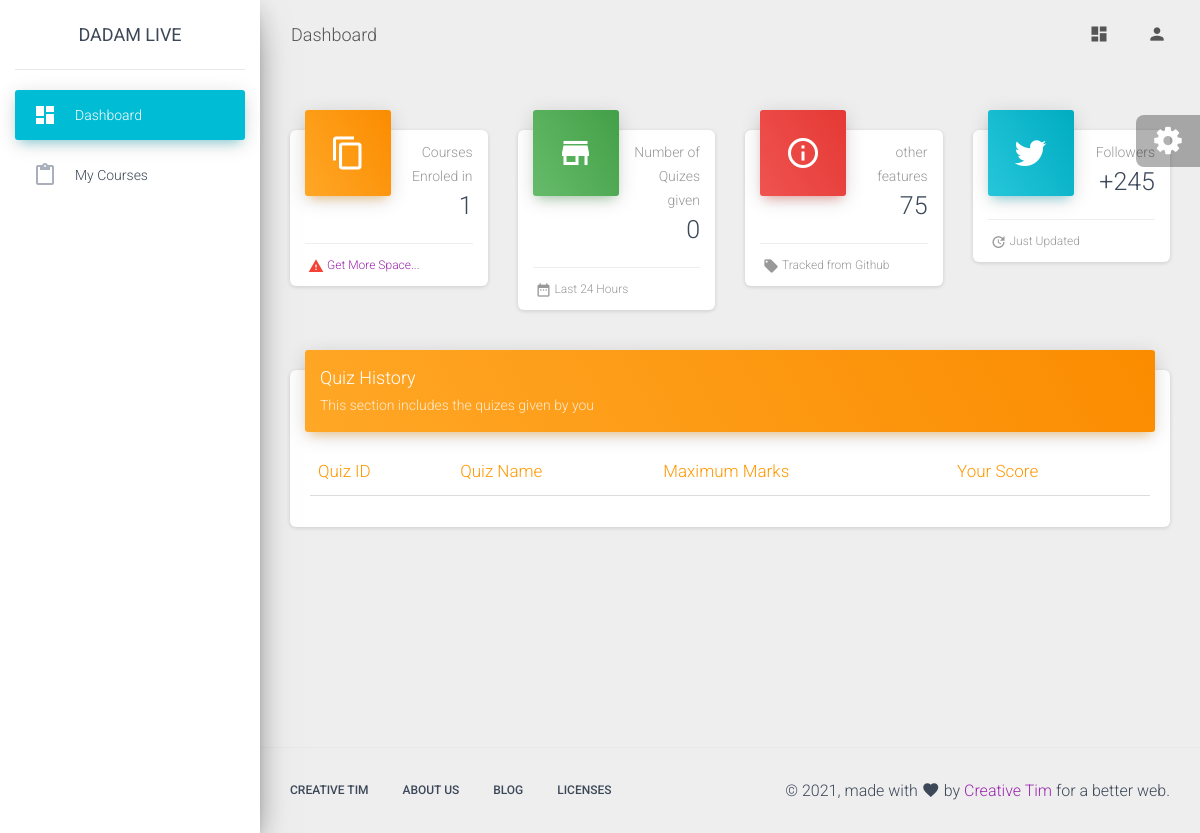
/dashboard/student/ (signed in), run on an earlier commit of the app's database.
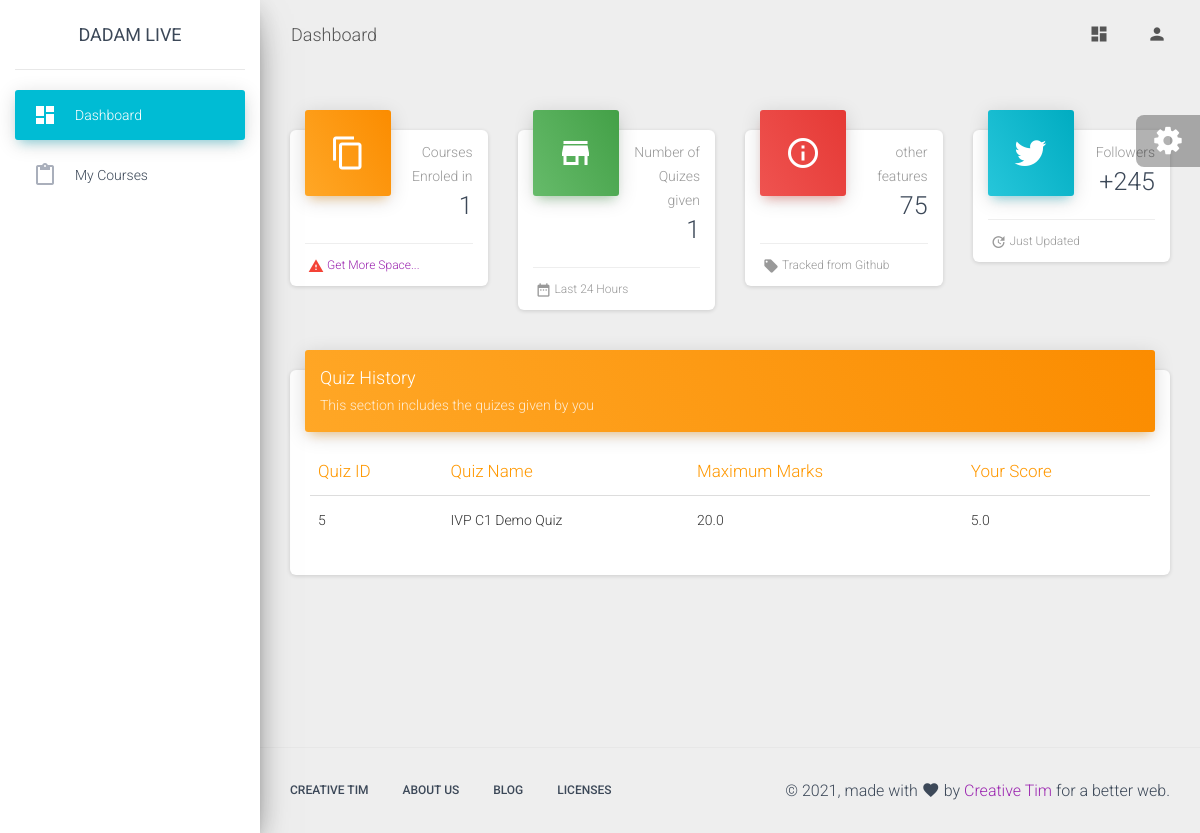
And on a later commit of the database.
### faculty/models.py (models this page shows, shortened)
class Submission(models.Model):
    quiz=models.ForeignKey(Quiz, on_delete=models.CASCADE, null=True, blank=True)
    user=models.ForeignKey(User, on_delete=models.CASCADE, null=True, blank=True)
    score=models.FloatField(default=0)
    submitted=models.BooleanField(default=False)
    ip_address=models.CharField(null=True, max_length=50)
    averagePlagiarism=models.FloatField(default=0)
    marks_assigned=models.BooleanField(default=False)

class Quiz(models.Model):
    course=models.ForeignKey(Course, on_delete=models.CASCADE, null=True, blank=True)
    quiz_name=models.CharField(null=True, max_length=500)
    start_date=models.DateTimeField(default=datetime.datetime.now())
    end_date=models.DateTimeField(default=datetime.datetime.now())
    created_on=models.DateTimeField(default=datetime.datetime.now())
    quizHeld=models.BooleanField(default=False)
    hidden=models.BooleanField(default=True)
    mcqMarksGenerated=models.BooleanField(default=False)
    webDetectionDone=models.BooleanField(default=False)
    studentAnswersMatched=models.BooleanField(default=False)
    maximum_marks=models.FloatField(default=0)

### student/views.py (the view)
# urls.py: path('',views.dashboardStudent,name="dashboardStudent"),
def dashboardStudent(request):
    student=basicChecking(request)
    if student[0]==False:
        return student[1]
    student=student[1]
    enrolments=Enrolment.objects.filter(user=request.user)
    total_enrolments=enrolments.count()
    submissions=Submission.objects.filter(user=request.user)
    total_quizes_given=submissions.count()
    return render(request,"student/dashboard.html",context={"student": student, "total_enrolments": total_enrolments, "total_quizes_given": total_quizes_given, "submissions": submissions})

### student/views.py (called while the page is built)
def basicChecking(request):
    if request.user.is_authenticated==False:
        return [False, redirect('home')]
    try:
        info=UserInformation.objects.get(user=request.user)
        if info.userType.userTypeCode==settings.CODE_STUDENT:
            student=Student.objects.get(user=request.user)
            return [True, student]
        return [False, redirect('home')]
    except:
        return [False, redirect('home')]

### student/templates/student/dashboard.html (shortened to what this page needs)
{% extends 'student/base.html' %} {% load static %}
{% block heading %}Dashboard{% endblock %}
{% block main_body %}
    <div class="row">
        <div class="col-lg-3 col-md-12 col-sm-12">
          <div class="card card-stats">
            <div class="card-header card-header-warning card-header-icon">
              <div class="card-icon">
                <i class="material-icons">content_copy</i>
              </div>
              <p class="card-category">Courses Enroled in</p>
              <h3 class="card-title">{{total_enrolments}}
              </h3>
            </div>
            <div class="card-footer">
              <div class="stats">
                <i class="material-icons text-danger">warning</i>
                <a href="javascript:;">Get More Space...</a>
              </div>
            </div>
          </div>
        </div>
        <div class="col-lg-3 col-md-12 col-sm-12">
          <div class="card card-stats">
            <div class="card-header card-header-success card-header-icon">
              <div class="card-icon">
                <i class="material-icons">store</i>
              </div>
              <p class="card-category">Number of Quizes given</p>
              <h3 class="card-title">{{total_quizes_given}}</h3>
            </div>
            <div class="card-footer">
              <div class="stats">
                <i class="material-icons">date_range</i> Last 24 Hours
              </div>
            </div>
          </div>
        </div>
        <div class="col-lg-3 col-md-6 col-sm-6">
          <div class="card card-stats">
            <div class="card-header card-header-danger card-header-icon">
              <div class="card-icon">
                <i class="material-icons">info_outline</i>
              </div>
              <p class="card-category">other features</p>
              <h3 class="card-title">75</h3>
            </div>
            <div class="card-footer">
              <div class="stats">
                <i class="material-icons">local_offer</i> Tracked from Github
              </div>
            </div>
          </div>
        </div>
        <div class="col-lg-3 col-md-6 col-sm-6">
          <div class="card card-stats">
            <div class="card-header card-header-info card-header-icon">
              <div class="card-icon">
                <i class="fa fa-twitter"></i>
              </div>
              <p class="card-category">Followers</p>
              <h3 class="card-title">+245</h3>
            </div>
            <div class="card-footer">
              <div class="stats">
                <i class="material-icons">update</i> Just Updated
              </div>
            </div>
          </div>
        </div>
      </div>
      <div class="row">
        <div class="col-lg-12 col-md-12">
          <div class="card">
            <div class="card-header card-header-warning">
              <h4 class="card-title">Quiz History</h4>
              <p class="card-category">This section includes the quizes given by you</p>
            </div>
            <div class="card-body table-responsive">
              <table class="table table-hover">
                <thead class="text-warning">
                  <th>Quiz ID</th>
                  <th>Quiz Name</th>
                  <th>Maximum Marks</th>
                  <th>Your Score</th>
                </thead>
                <tbody>
                  {% for each in submissions %}
                  <tr>
                    <td>{{each.quiz.id}}</td>
                    <td>{{each.quiz.quiz_name}}</td>
                    <td>{{each.quiz.maximum_marks}}</td>
                    {% if each.quiz.hidden %}
                      <td>Not Checked</td>
                    {% else %}
                      <td>{{each.score}}</td>
                    {% endif %}
                  </tr>
                  {% endfor %}
                </tbody>
              </table>
            </div>
          </div>
        </div>
      </div>
{% endblock %}
{% block left_panel %}
<li class="nav-item active">
    <a class="nav-link" href="{% url 'dashboardStudent' %}">
      <i class="material-icons">dashboard</i>
      <p>Dashboard</p>
    </a>
  </li>
  <li class="nav-item ">
    <a class="nav-link" href="{% url 'my_courses' %}">
      <i class="material-icons">content_paste</i>
      <p>My courses</p>
    </a>
  </li>
{% endblock %}

### student/templates/student/base.html (shortened to what this page needs)
{% load static %}
<!DOCTYPE html>
<html lang="en">
<head>
  <link rel="stylesheet" href="https://maxcdn.bootstrapcdn.com/font-awesome/latest/css/font-awesome.min.css">
  <link href="{% static 'assets/css/material-dashboard.css' %}" rel="stylesheet" />
  <link href="{% static 'assets/demo/demo.css' %}" rel="stylesheet" />
</head>
<body class="">
  <div class="wrapper ">
    <div class="sidebar" data-color="azure" data-background-color="white" data-image="{% static 'assets/img/sidebar-1.jpg' %}">
      <div class="logo"><a href="http://www.creative-tim.com" class="simple-text logo-normal">
          Dadam Live
        </a></div>
      <div class="sidebar-wrapper">
        <ul class="nav">
          {% block left_panel %}{% endblock %}
        </ul>
      </div>
    </div>
    <div class="main-panel">
      <nav class="navbar navbar-expand-lg navbar-transparent navbar-absolute fixed-top ">
        <div class="container-fluid">
          <div class="navbar-wrapper">
            <a class="navbar-brand" href="javascript:;">{% block heading %}{% endblock %}</a>
          </div>
          <div class="collapse navbar-collapse justify-content-end">
            <ul class="navbar-nav">
              <li class="nav-item">
                <a class="nav-link" href="{% url 'dashboardStudent' %}">
                  <i class="material-icons">dashboard</i>
                </a>
              </li>
              <li class="nav-item dropdown">
                <a class="nav-link" href="javascript:;" id="navbarDropdownProfile" data-toggle="dropdown" aria-haspopup="true" aria-expanded="false">
                  <i class="material-icons">person</i>
                </a>
              </li>
            </ul>
          </div>
        </div>
      </nav>
      <div class="content">
        <div class="container-fluid">
          {% block main_body %}   {% endblock %}
        </div>
      </div>
      <footer class="footer">
        <div class="container-fluid">
          <nav class="float-left">
            <ul>
              <li>
                <a href="https://www.creative-tim.com">
                  Creative Tim
                </a>
              </li>
              <li>
                <a href="https://creative-tim.com/presentation">
                  About Us
                </a>
              </li>
              <li>
                <a href="http://blog.creative-tim.com">
                  Blog
                </a>
              </li>
              <li>
                <a href="https://www.creative-tim.com/license">
                  Licenses
                </a>
              </li>
            </ul>
          </nav>
          <div class="copyright float-right">
            &copy;
            , made with <i class="material-icons">favorite</i> by
            <a href="https://www.creative-tim.com" target="_blank">Creative Tim</a> for a better web.
          </div>
        </div>
      </footer>
    </div>
  </div>
  <div class="fixed-plugin">
    <div class="dropdown show-dropdown">
      <a href="#" data-toggle="dropdown">
        <i class="fa fa-cog fa-2x"> </i>
      </a>
    </div>
  </div>
</body>
</html>

What changed in the data, as far as the page shows it:
added Submission: quiz.id "5", quiz.quiz_name "IVP C1 Demo Quiz", quiz.maximum_marks "20.0", score "5.0"
Also different on the page:
{{ total_quizes_given }}: "0" → "1"
